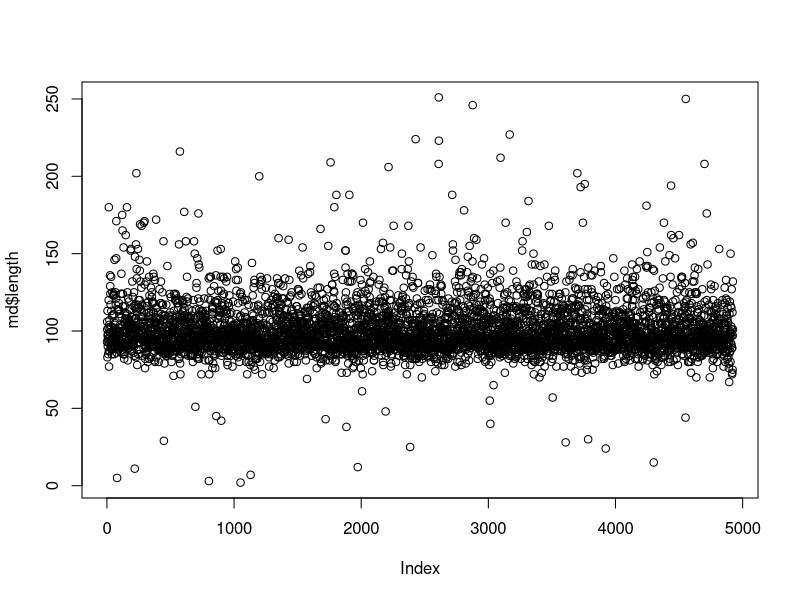
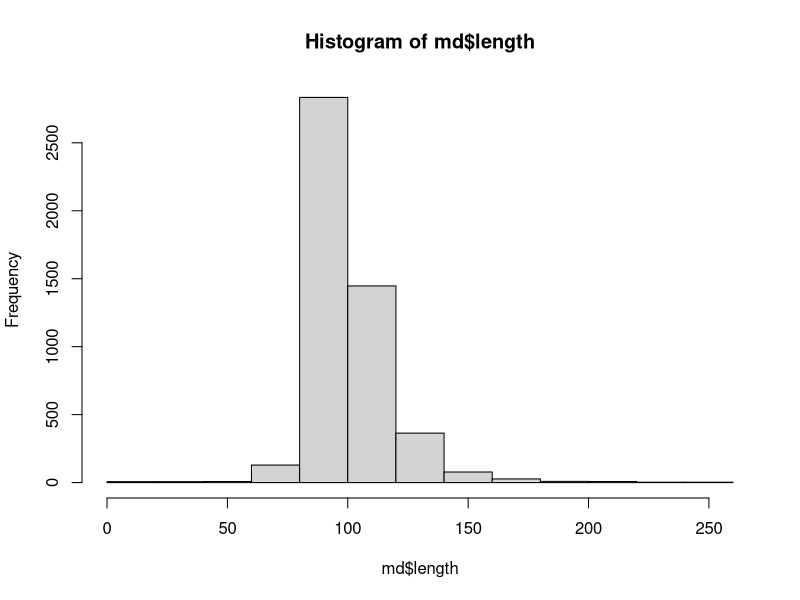
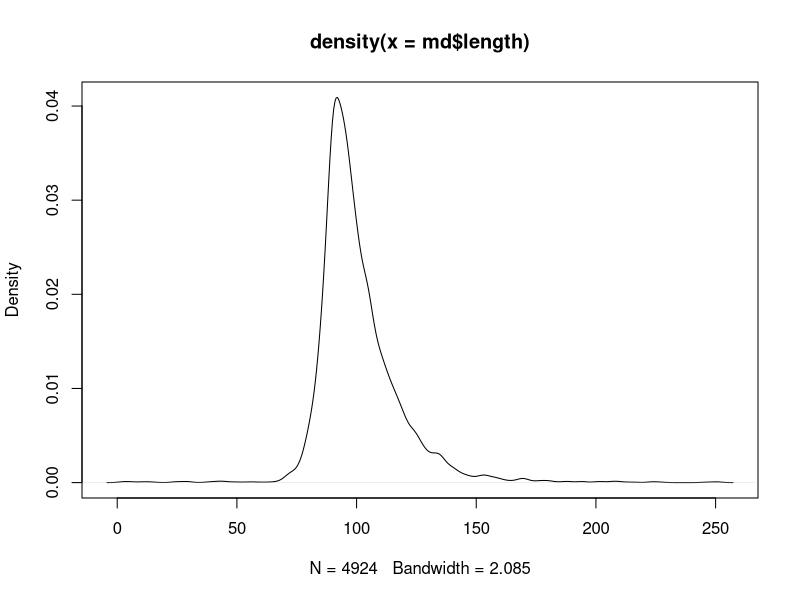
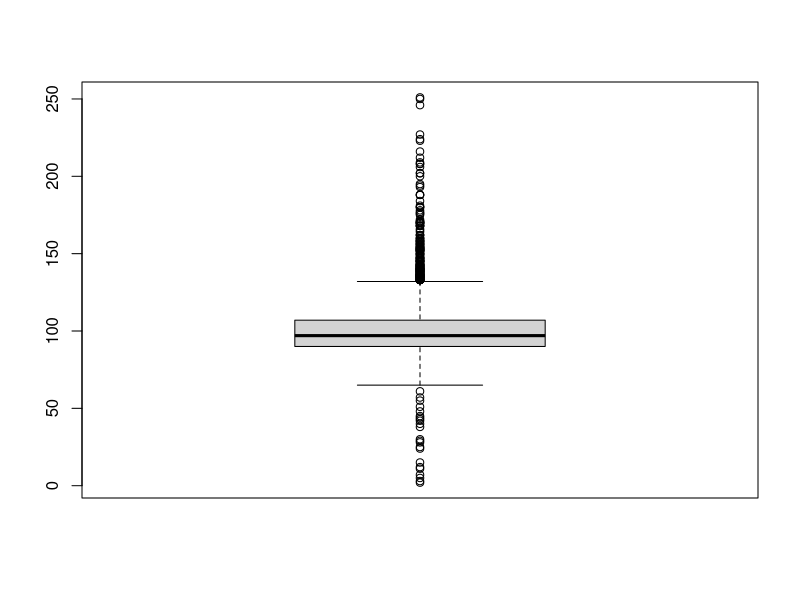
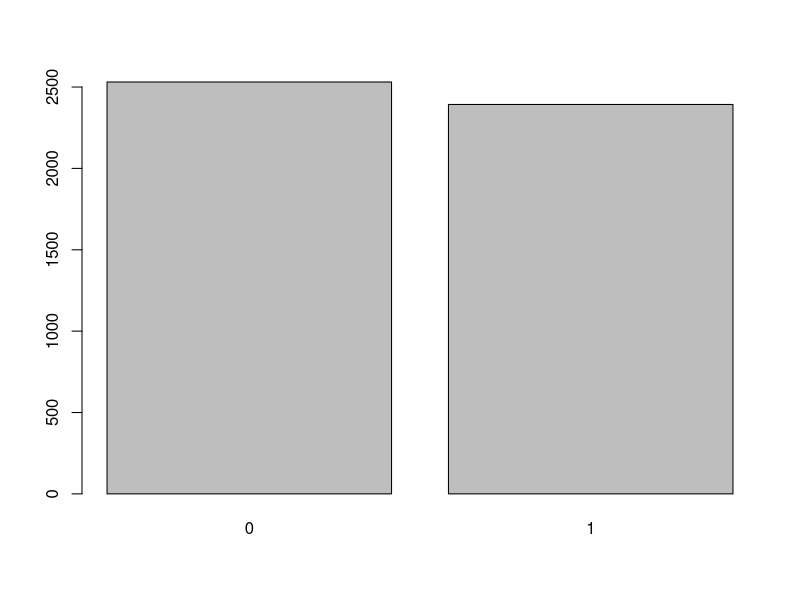
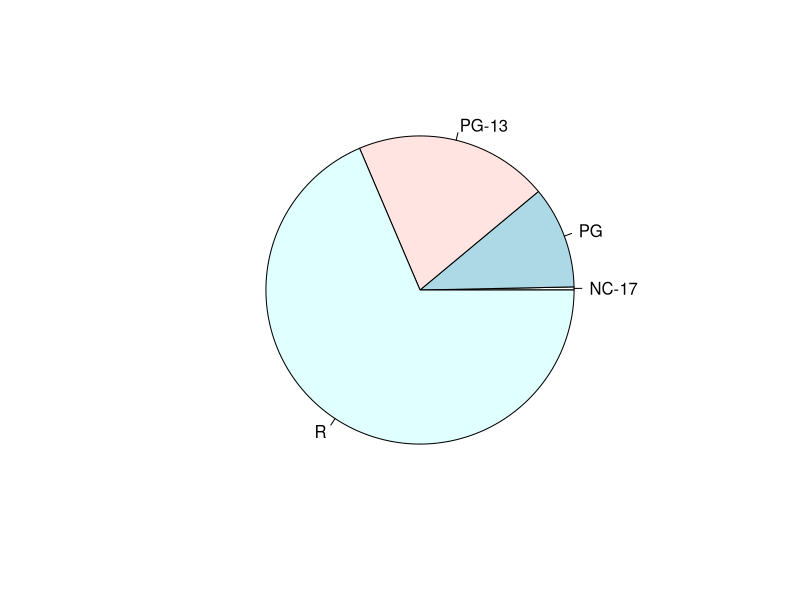
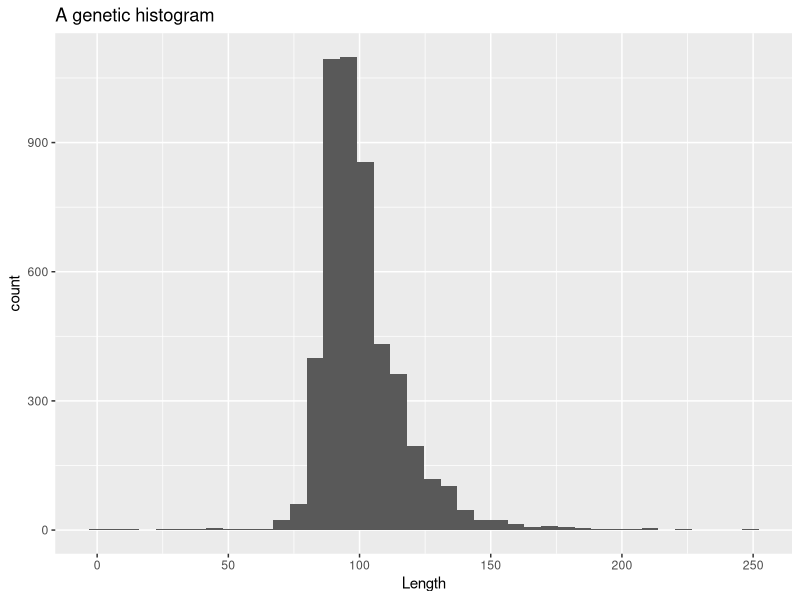
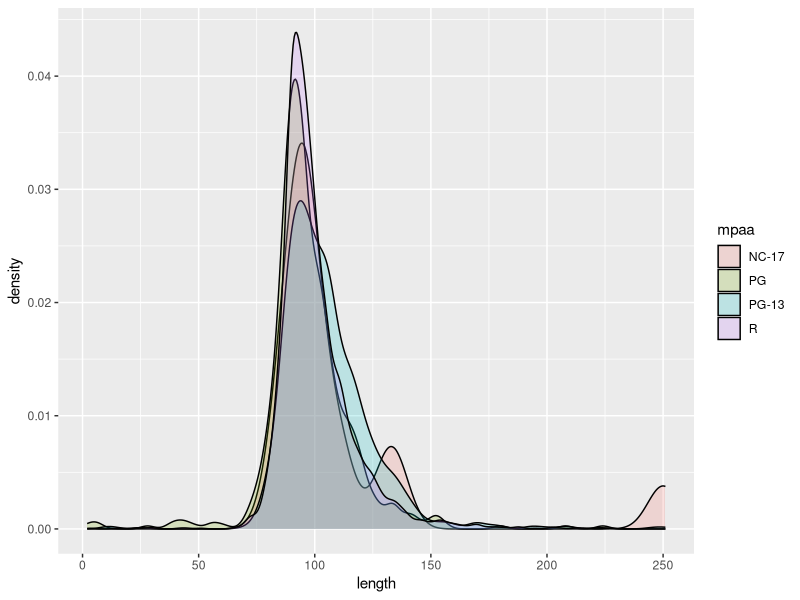

Reproduce these figures in R, in order.
##############################################################################
#
# DATA VISUALIZATION
#
##############################################################################

# Please download data files "movies.txt" and "players.txt" into a local directory
# then set that directory as the current working directory of R.
# You can achive this using the "setwd" command or by selecting "File -> Change dir..."

# for example:
# setwd("c:\\labs\\data\\")

# install.packages("dplyr")

library(ggplot2)
library(dplyr)

# To read data from a text file, use the "read.table" command.
# The parameter header=TRUE indicates that the file to be read includes a first line with the column names
md <- read.table(file="movies.txt", sep=",", header=TRUE)

# To get more information on any specific named function, type "?" followed by the function name
?read.table

# Useful functions
head(md)
summary(md)
str(md)
names(md)


# We will transform binary attributes into nominal variables with a fixed number of possible values (factors)
md$Action <- as.factor(md$Action)
md$Animation <- as.factor(md$Animation)

# The remaining columns will be transformed using the for loop
for (i in 20:24)
  md[,i] <- as.factor(md[,i])

#
# Type conversion functions:
#
# as.numeric
# as.integer
# as.character
# as.logical
# as.factor
# as.ordered
#
# values that cannot be converted to the specified type will be converted to a NA value
#

# Binary attributes are now represented as factors
summary(md)

# Accessing data frame elements...
md[30,]
md[30,3]
md[30,"length"]
md[,3]
md$length

# Useful data visualization functions
plot(md$length)
hist(md$length)
plot(density(md$length))
boxplot(md$length)
barplot(table(md$Drama))
pie(table(md$mpaa))

## nicer plots with ggplot2 + dplyr
md %>% ggplot(aes(length)) + geom_histogram(bins = 40) + ggtitle("A genetic histogram") + xlab("Length")

## plotting w.r.t. multiple mpaa categories
md %>% ggplot(aes(length,fill = mpaa)) + geom_density(alpha = 0.2)

## What about a nicer boxplot w.r.t mpaa?
## theme_bw() is more neutral theme
md %>% ggplot(aes(Drama, rating, color = mpaa)) + geom_boxplot() + theme_bw()

## show table view

###############################################################################
#
# EXAMPLE 1: What is the proportion of comedies to other genres in our data set?
#
###############################################################################

# the table() command gives the frequency of values in the vector
table(md$Comedy)

# the proportion of comedies can be plotted
barplot(table(md$Comedy))
pie(table(md$Comedy))


#  it is important to always label graphs ...

tab <- table(md$Comedy)
names(tab) <- c("Other genres", "Comedies")
tab

sum(tab)

barplot(tab, ylab="Number of titles", main="Proportion of comedies to other genres")
barplot(tab / sum(tab) * 100, ylab="Percentage of titles", main="The proportion of comedies to other genres")

pie(tab, main = "Proportion of comedies to other genres")

###############################################################################
#
# EXAMPLE 2: How are ratings distributed for comedies?
#
###############################################################################

# Plot the rating distribution for comedies
hist(md[md$Comedy == "1", "rating"], xlab="Rating", ylab="Frequency", main="Histogram of ratings for comedies")

# Box plots provide a visual display of the range and potential skewness of the data
boxplot(md[md$Comedy == "1", "rating"], ylab="Rating", main="Boxplot of ratings for comedies")

quantile(md$rating[md$Comedy == 1])


###############################################################################
# 
# EXAMPLE 3: Are comedies on average better rated than non-comedies?
#
###############################################################################

# Select comedies
comedy <- md$Comedy == "1"

# Calculate the mean rating value for comedies and non-comedies
mean(md[comedy,"rating"])
mean(md[!comedy,"rating"])

# Comedies have, on average, higher ratings than non-comedies

# Side-by-side boxplots of ratings grouped by values of the attribute "Comedy" 
boxplot(rating ~ Comedy, data=md)
boxplot(rating ~ Comedy, data=md, names=c("Other genres", "Comedies"), ylab="Rating", main="Comparison of ratings between comedies and non-comedies")

## or with dplyr directly
md %>% group_by(Comedy) %>% select(rating) %>% summarise(mean(rating))

###############################################################################
#
# EXAMPLE 4: What is the proportion of comedies (per year) from 1990 onwards?
#
###############################################################################

sel <- md$year >= 1990

# the table() command can be used to get a two-way contigency table 
table(md$Comedy[sel], md$year[sel])

table(md$year[sel])

tabcomedy <- table(md$Comedy[sel], md$year[sel])
tabyear <- table(md$year[sel])
tabcomedy[2,]/tabyear

ratio <- tabcomedy[2,]/tabyear
barplot(ratio, xlab="Year", ylab="Relative frequency", main="Proportion of comedies")

plot(x=names(ratio), y=as.vector(ratio), type="l", xlab="Year", ylab="Relative frequency", main="Proportion of comedies, 1990-2005")

## or with dplyr directly
md %>% filter(year >= 1990) %>% 
  group_by(year, Comedy) %>%  
  summarise(n = n()) %>% mutate(freq = n / sum(n)) %>% 
  filter(Comedy == 1) %>% select(year, freq) %>% 
  ggplot(aes(year, freq)) + geom_point() + ggtitle("Frequency of comedies") + ylab("Frequency") + xlab("Year") + geom_line() + theme_bw()

###############################################################################
# 
# EXAMPLE 5: Are there more movies above or below the average rating?
#
###############################################################################

# the average rating
mean(md$rating)

# how many movies are above the average rating?
tab <- table(md$rating > mean(md$rating))
tab

names(tab) <- c("below", "above")
barplot(tab, ylab="Number of titles", main="Proportion of movies above and below the average rating")
pie(tab, main="Proportion of movies above and below the average rating")


# Box plots provide a summarization of the variable distribution
boxplot(md$rating, ylab="Rating", main="Boxplot of movie ratings")

# The horizontal line inside the box represents the median rating value

# Let's plot the mean value...
abline(h=mean(md$rating))

## or with dplyr + ggplot
md %>% mutate(mRate = mean(rating)) %>% 
  mutate(indicator = ifelse(rating - mRate > 0, "above", "below")) %>% 
  group_by(indicator) %>% 
  summarise(counts = n()) %>% 
  ggplot(aes(indicator, counts, fill = indicator))+ geom_bar(stat = "identity")

# The mean differs from the median so the distribution is skewed.
# We can conclude that there are more cases above the mean value. 


###############################################################################
#
# EXAMPLE 6: Do movies with bigger budgets get higher ratings?
#
###############################################################################

# there are missing values in the budget attribute
summary(md$budget)

is.na(md$budget)
table(is.na(md$budget))
which(is.na(md$budget))

# select complete observations only
sel <- is.na(md$budget)
mdsub <- md[!sel,]

nrow(mdsub)
summary(mdsub$budget)


plot(mdsub$budget, mdsub$rating, xlab="Budget in $", ylab="Rating", main="Movie rating vs budget")

# Plotted points are mostly located in the upper left part of the diagram, 
# which means that a higher budget usually leads to a higher rating

# Utilization of the budget in terms of rating  
ratio <- mdsub$budget/mdsub$rating
hist(ratio)

# Which movie has the worst budget utilization?
mdsub[which.max(ratio),]


# Let's discretize these budgets to:
# low (less than 1M), mid (between 1M and 50M) and big (more than 50M)

disbudget <- cut(mdsub$budget, c(0, 1000000, 50000000, 500000000), labels=c("low", "mid", "big"))
barplot(table(disbudget)/length(disbudget), xlab="Budget", ylab="Relative frequency", main="Proportion of movies vs budget")

# Side-by-side boxplots of ratings grouped by budget values
boxplot(mdsub$rating ~ disbudget, xlab="Budget", ylab="Rating", main="Boxplot of movie rating vs budget")

## Is this dependent on the mpaa?
## or with dplyr + ggplot + adding votes
md %>% select(budget, rating, votes, mpaa) %>% 
  na.omit() %>% 
  ggplot(aes(budget, rating, color = votes, fill = mpaa)) + geom_point() + geom_smooth(method = "lm", formula = y ~ x) + theme_bw()

###############################################################################
#
# EXAMPLE 7: 
# What is the cumulative movie budget for each year from 1990 to 2000?
# What is the average movie budget for each year from 1990 to 2000?
# (consider only those movies for witch information on the budget is available!)
#
###############################################################################

# Select the movies that contain information on their budgets
sel <- !is.na(md$budget) & md$year >= 1990 & md$year <= 2000

# We can calculate cumulative budget for each year using the "aggregate" function

# Data overflow problem!
aggregate(budget ~ year, data = md[sel,], sum)

# The budget values are represented as integers
typeof(md$budget)

# In order to avoid the overflow problem we have to convert 
# the budget values into a double-precision representation (using the as.double() command)
aggregate(as.double(budget) ~ year, data = md[sel,], sum)

sum.budget <- aggregate(as.double(budget) ~ year, data = md[sel,], sum) 
plot(sum.budget, type="l", xlab="Year", ylab="Cumulative budget in $", main="Cumulative movie budget per year")

avg.budget <- aggregate(as.double(budget) ~ year, data = md[sel,], mean)
plot(avg.budget, type="l", xlab="Year", ylab="Average budget in $", main="Average movie budget per year")

## or with dplyr
md %>% select(budget, year) %>% na.omit() %>% 
  group_by(year) %>% summarise(budget2 = sum(as.numeric(budget))) %>% 
  arrange(year) %>% mutate(csum = cumsum(budget2)) %>%
  ggplot(aes(year, csum)) + geom_bar(stat = "identity") + theme_bw()

##############################################################################
#
# EXAMPLE 8: (players dataset)
# What is the average height for each season in the period from 1970 to 2000?
#
##############################################################################

# Load the Players dataset
players <- read.table("players.txt", sep=",", header = T)
summary(players)

# Create an empty vector
h <- vector()

# Use a for loop to go through each year in the period from 1970 to 2000
for (y in 1970:2000)
{
  # Select active players in that year
  sel <- players$firstseason <= y & players$lastseason >= y
  
  # Append the resulting vector with the mean height for the current year
  h <- c(h, mean(players$height[sel]))
}

# plot the resulting vector (use type="l" for lines)
plot(1970:2000, h, type="l", xlab="Year", ylab="Height in cm", main="Average height in NBA")

## or with dplyr
dfx <- data.frame(year = 1970:2000,mh = h)
dfx %>% ggplot(aes(year, mh)) + geom_point() + geom_smooth(method = "loess") + theme_bw() + xlab("Year") + ylab("Mean height")
